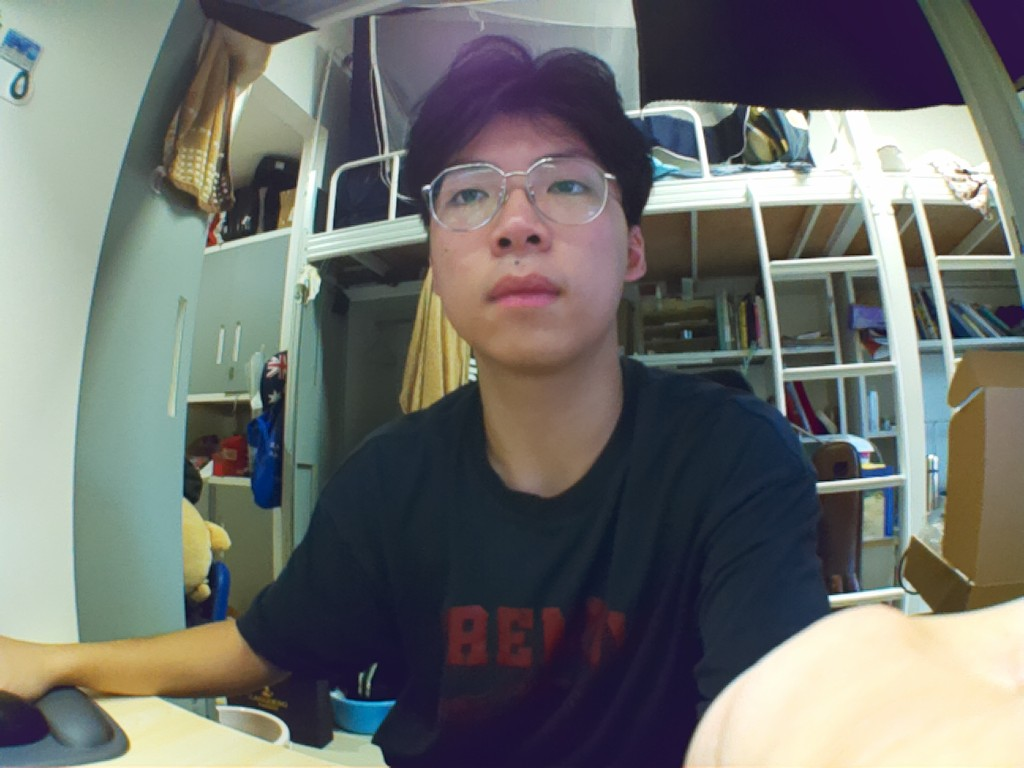
#> input picture module_tests/res/fisheye_image.jpg, 1024 x 768 px
$ python fisheye_correction_test.py   (older library calls are emulated)
#> lines starting #> are read from the running program, lines starting #| are printed output that depends on the picture
import cv2
import numpy as np

# 加载图片
image = cv2.imread('res/fisheye_image.jpg')
#> image is the input picture: shape (768, 1024, 3); mean B, G, R 109.1, 113, 110.9

# 鱼眼相机的参数（需根据你的相机参数进行调整）
DIM = (image.shape[1], image.shape[0])  # 图像的尺寸
#> DIM = (1024, 768)
K = np.array([[700, 0, DIM[0] / 2], [0, 700, DIM[1] / 2], [0, 0, 1]])  # 内参矩阵
D = np.array([-0.2, 0.1, 0, 0])  # 畸变系数

# 去畸变
map1, map2 = cv2.fisheye.initUndistortRectifyMap(K, D, np.eye(3), K, DIM, cv2.CV_16SC2)
undistorted_image = cv2.remap(image, map1, map2, interpolation=cv2.INTER_LINEAR, borderMode=cv2.BORDER_CONSTANT)
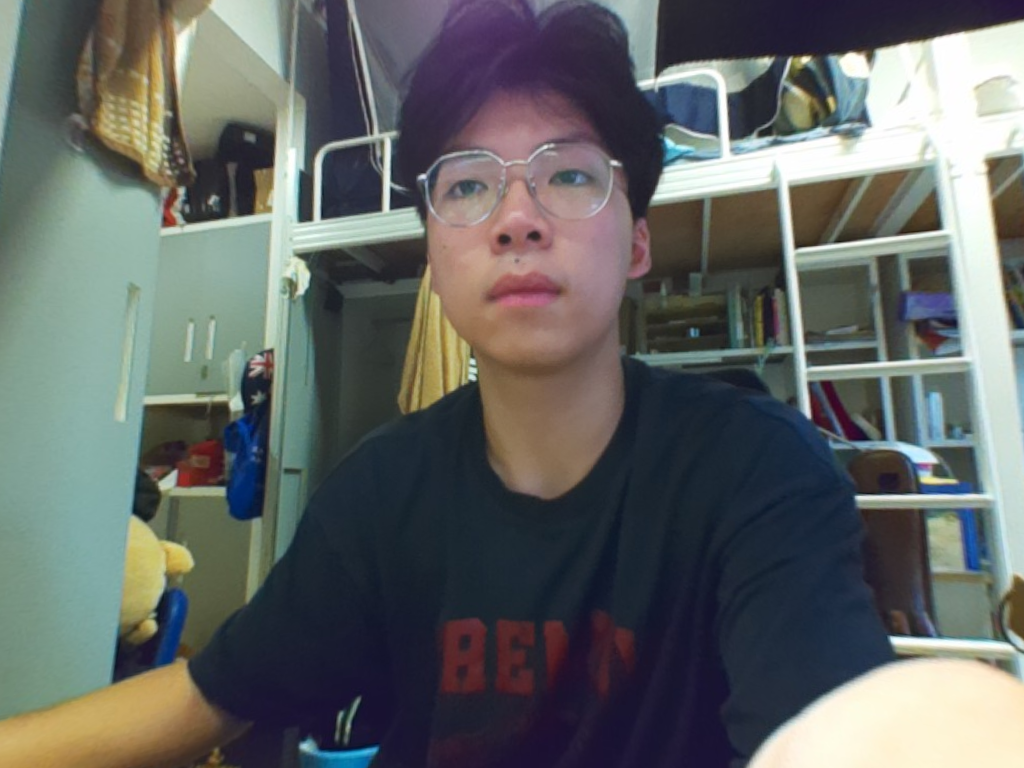
#> undistorted_image: shape (768, 1024, 3); mean B, G, R 101.3, 102.9, 99.2

# 显示结果
cv2.imshow('undistorted_image', undistorted_image)
cv2.waitKey(0)
cv2.destroyAllWindows()

$ run again, with module_tests/res/camera_12.jpg copied over module_tests/res/fisheye_image.jpg
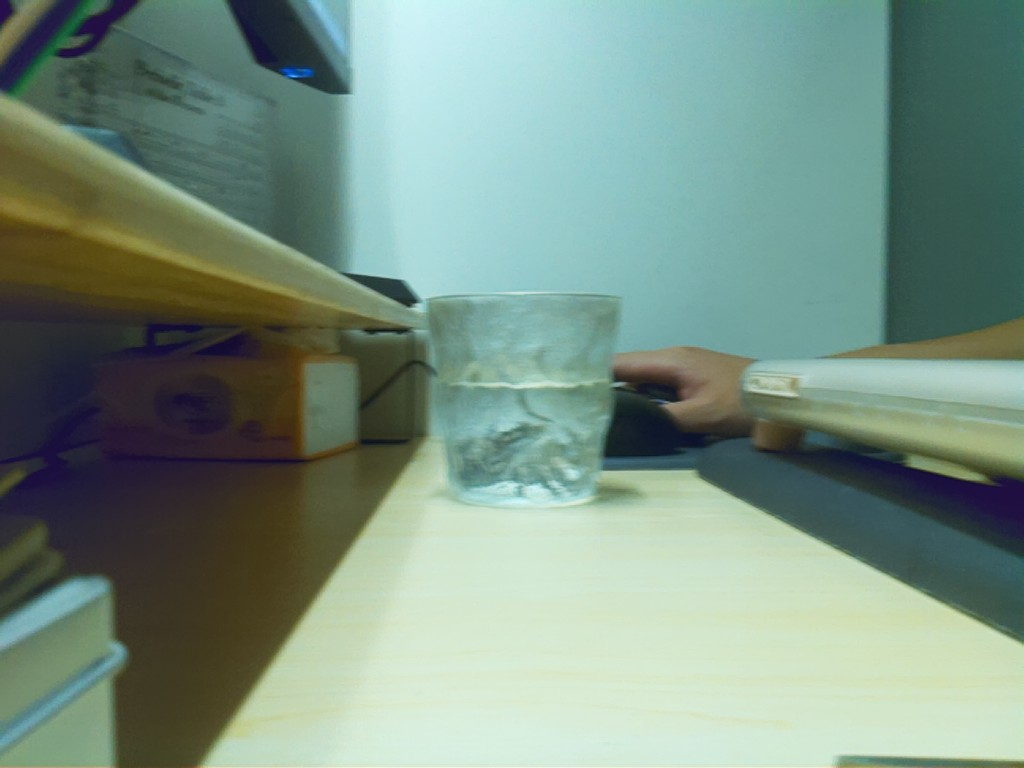
#> input picture module_tests/res/camera_12.jpg, 1024 x 768 px
#> image is the input picture: shape (768, 1024, 3); mean B, G, R 131.5, 145.3, 121.6
#> `undistorted_image = cv2.remap(image, map1, map2, interpolation=cv2.INT..`:
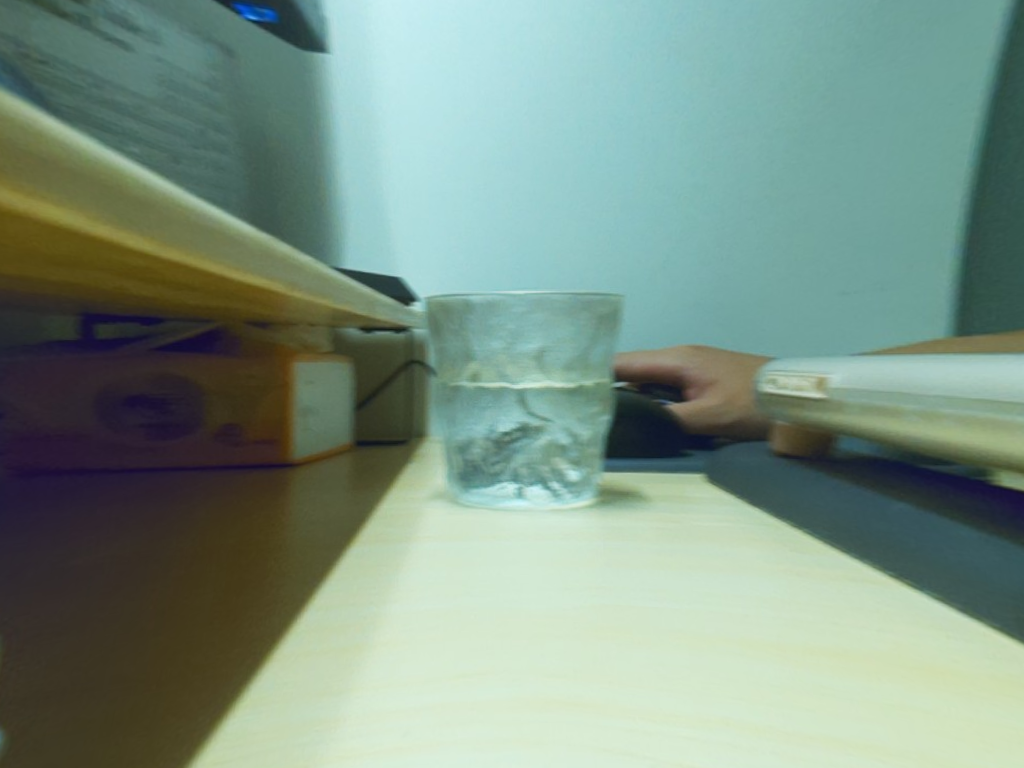
#> undistorted_image: shape (768, 1024, 3); mean B, G, R 133.1, 147.4, 124.1
